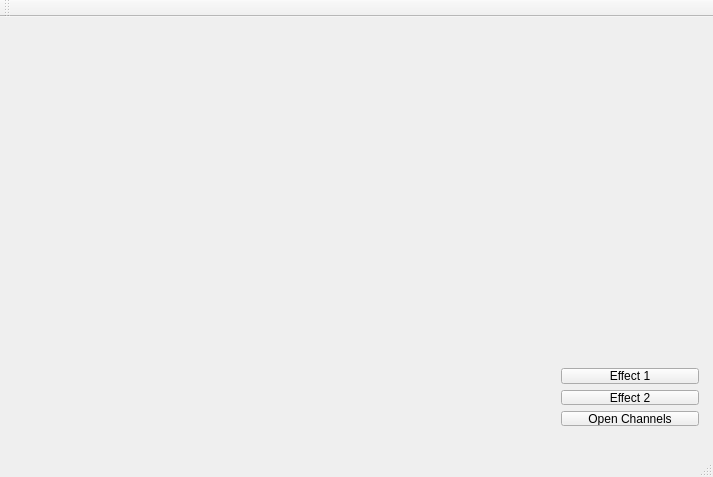
<?xml version="1.0" encoding="UTF-8"?>
<ui version="4.0">
 <class>Alpenbeat</class>
 <widget class="QMainWindow" name="Alpenbeat">
  <property name="geometry">
   <rect>
    <x>0</x>
    <y>0</y>
    <width>713</width>
    <height>477</height>
   </rect>
  </property>
  <property name="windowTitle">
   <string>Alpenbeat</string>
  </property>
  <widget class="QWidget" name="centralWidget">
   <widget class="QWidget" name="verticalLayoutWidget">
    <property name="geometry">
     <rect>
      <x>550</x>
      <y>340</y>
      <width>160</width>
      <height>80</height>
     </rect>
    </property>
    <layout class="QVBoxLayout" name="verticalLayout">
     <item>
      <widget class="QPushButton" name="pushButton_2">
       <property name="text">
        <string>Effect 1</string>
       </property>
      </widget>
     </item>
     <item>
      <widget class="QPushButton" name="pushButton_3">
       <property name="text">
        <string>Effect 2</string>
       </property>
      </widget>
     </item>
     <item>
      <widget class="QPushButton" name="pushButton">
       <property name="text">
        <string>Open Channels</string>
       </property>
      </widget>
     </item>
    </layout>
   </widget>
   <widget class="AlpenbeatGLReceiver" name="AlpenBeatGLWidget" native="true">
    <property name="geometry">
     <rect>
      <x>0</x>
      <y>0</y>
      <width>541</width>
      <height>431</height>
     </rect>
    </property>
   </widget>
  </widget>
  <widget class="QMenuBar" name="menuBar">
   <property name="geometry">
    <rect>
     <x>0</x>
     <y>0</y>
     <width>713</width>
     <height>20</height>
    </rect>
   </property>
  </widget>
  <widget class="QToolBar" name="mainToolBar">
   <attribute name="toolBarArea">
    <enum>TopToolBarArea</enum>
   </attribute>
   <attribute name="toolBarBreak">
    <bool>false</bool>
   </attribute>
  </widget>
  <widget class="QStatusBar" name="statusBar"/>
 </widget>
 <layoutdefault spacing="6" margin="11"/>
 <customwidgets>
  <customwidget>
   <class>AlpenbeatGLReceiver</class>
   <extends>QWidget</extends>
   <header>alpenbeatglreceiver.h</header>
   <container>1</container>
  </customwidget>
 </customwidgets>
 <resources/>
 <connections/>
</ui>
